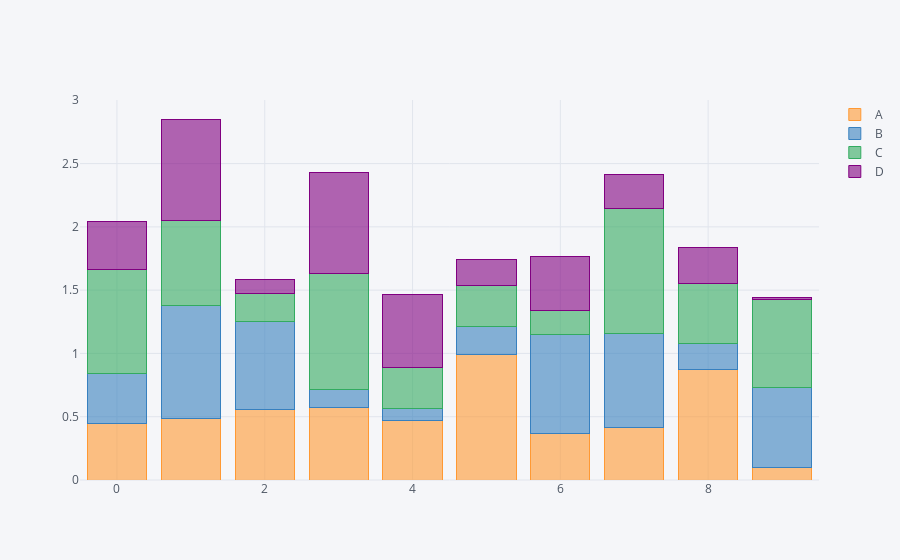

Write notebook code for a chart like this one.
### Code cell
df.iplot(kind='bar', barmode='stack')

### Figure 1 — Plotly figure (JSON) as saved in the notebook; plotly's stock layout.template omitted (floating-point values rounded to 4 significant figures)
{"data": [{"marker": {"color": "rgba(255, 153, 51, 0.6)", "line": {"color": "rgba(255, 153, 51, 1.0)", "width": 1}}, "name": "A", "orientation": "v", "text": "", "type": "bar", "x": [0, 1, 2, 3, 4, 5, 6, 7, 8, 9], "y": [0.4439, 0.485, 0.558, 0.5763, 0.4694, 0.9891, 0.3684, 0.413, 0.8713, 0.1004]}, {"marker": {"color": "rgba(55, 128, 191, 0.6)", "line": {"color": "rgba(55, 128, 191, 1.0)", "width": 1}}, "name": "B", "orientation": "v", "text": "", "type": "bar", "x": [0, 1, 2, 3, 4, 5, 6, 7, 8, 9], "y": [0.4009, 0.8906, 0.6946, 0.142, 0.09804, 0.2223, 0.7851, 0.7467, 0.2091, 0.6304]}, {"marker": {"color": "rgba(50, 171, 96, 0.6)", "line": {"color": "rgba(50, 171, 96, 1.0)", "width": 1}}, "name": "C", "orientation": "v", "text": "", "type": "bar", "x": [0, 1, 2, 3, 4, 5, 6, 7, 8, 9], "y": [0.8221, 0.6736, 0.2239, 0.9111, 0.3253, 0.3228, 0.1896, 0.9852, 0.4688, 0.6921]}, {"marker": {"color": "rgba(128, 0, 128, 0.6)", "line": {"color": "rgba(128, 0, 128, 1.0)", "width": 1}}, "name": "D", "orientation": "v", "text": "", "type": "bar", "x": [0, 1, 2, 3, 4, 5, 6, 7, 8, 9], "y": [0.3772, 0.8029, 0.105, 0.8022, 0.5719, 0.2095, 0.4213, 0.2687, 0.2853, 0.02137]}], "layout": {"barmode": "stack", "legend": {"bgcolor": "#F5F6F9", "font": {"color": "#4D5663"}, "traceorder": "normal"}, "paper_bgcolor": "#F5F6F9", "plot_bgcolor": "#F5F6F9", "titlefont": {"color": "#4D5663"}, "xaxis1": {"gridcolor": "#E1E5ED", "showgrid": true, "tickfont": {"color": "#4D5663"}, "title": "", "titlefont": {"color": "#4D5663"}, "zerolinecolor": "#E1E5ED"}, "yaxis1": {"gridcolor": "#E1E5ED", "showgrid": true, "tickfont": {"color": "#4D5663"}, "title": "", "titlefont": {"color": "#4D5663"}, "zerolinecolor": "#E1E5ED"}}}
